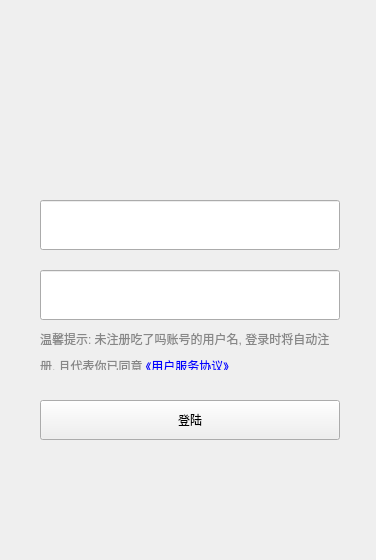
<?xml version="1.0" encoding="UTF-8"?>
<ui version="4.0">
 <class>LoginWidget</class>
 <widget class="QWidget" name="LoginWidget">
  <property name="geometry">
   <rect>
    <x>0</x>
    <y>0</y>
    <width>376</width>
    <height>560</height>
   </rect>
  </property>
  <property name="sizePolicy">
   <sizepolicy hsizetype="Preferred" vsizetype="Preferred">
    <horstretch>0</horstretch>
    <verstretch>0</verstretch>
   </sizepolicy>
  </property>
  <property name="minimumSize">
   <size>
    <width>376</width>
    <height>560</height>
   </size>
  </property>
  <property name="maximumSize">
   <size>
    <width>376</width>
    <height>560</height>
   </size>
  </property>
  <property name="windowTitle">
   <string>Form</string>
  </property>
  <widget class="QLabel" name="labelLogo">
   <property name="geometry">
    <rect>
     <x>115</x>
     <y>75</y>
     <width>145</width>
     <height>54</height>
    </rect>
   </property>
   <property name="text">
    <string/>
   </property>
  </widget>
  <widget class="QLineEdit" name="editUname">
   <property name="geometry">
    <rect>
     <x>40</x>
     <y>200</y>
     <width>300</width>
     <height>50</height>
    </rect>
   </property>
  </widget>
  <widget class="QLineEdit" name="editPwd">
   <property name="geometry">
    <rect>
     <x>40</x>
     <y>270</y>
     <width>300</width>
     <height>50</height>
    </rect>
   </property>
   <property name="echoMode">
    <enum>QLineEdit::Password</enum>
   </property>
  </widget>
  <widget class="QPushButton" name="btnLoginAck">
   <property name="geometry">
    <rect>
     <x>40</x>
     <y>400</y>
     <width>300</width>
     <height>40</height>
    </rect>
   </property>
   <property name="text">
    <string>登陆</string>
   </property>
  </widget>
  <widget class="QLabel" name="labelPrompt">
   <property name="geometry">
    <rect>
     <x>40</x>
     <y>330</y>
     <width>295</width>
     <height>40</height>
    </rect>
   </property>
   <property name="text">
    <string>&lt;!DOCTYPE HTML PUBLIC &quot;-//W3C//DTD HTML 4.0//EN&quot; &quot;http://www.w3.org/TR/REC-html40/strict.dtd&quot;&gt;
&lt;html&gt;&lt;head&gt;&lt;meta name=&quot;qrichtext&quot; content=&quot;1&quot; /&gt;&lt;style type=&quot;text/css&quot;&gt;
p, li { white-space: pre-wrap; }
&lt;/style&gt;&lt;/head&gt;&lt;body style=&quot; font-family:'SimSun'; font-size:9pt; font-weight:400; font-style:normal;&quot;&gt;
&lt;p style=&quot;line-height:150%; margin-top:12px; margin-bottom:12px; margin-left:0px; margin-right:0px; -qt-block-indent:0; text-indent:0px;&quot;&gt;&lt;span style=&quot; color:#878787;&quot;&gt;温馨提示: 未注册吃了吗账号的用户名, 登录时将自动注册, 且代表你已同意 &lt;/span&gt;&lt;a href=&quot;www.baidu.com&quot;&gt;&lt;span style=&quot; text-decoration: none; color:#0000ff;&quot;&gt;《用户服务协议》&lt;/span&gt;&lt;/a&gt;&lt;/p&gt;&lt;/body&gt;&lt;/html&gt;</string>
   </property>
   <property name="wordWrap">
    <bool>true</bool>
   </property>
   <property name="openExternalLinks">
    <bool>true</bool>
   </property>
  </widget>
 </widget>
 <resources/>
 <connections/>
</ui>
